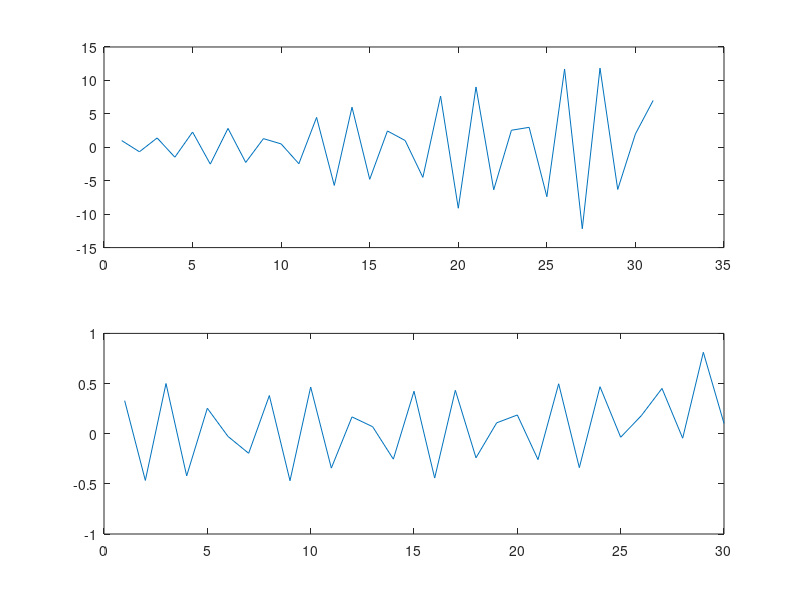

Here is the MATLAB script that generated this plot:
% Problem data
A = [-1 0.4 0.8; 1 0 0; 0 1 0]; nx = size(A,2);
B = [1; 0; 3]; nu = size(B,2);

x0 = [1;0;0];       % Initial state
xdes = [7;2;-6];    % Desired end state

N = 30;             % Horizon

% Define inputs to quadprog:
H = eye(nu*N);
f = zeros(nu*N,1);
Aeq = zeros(nx,nu*N);
for k = 1:N
    ind = N+1-k;
   Aeq(:,ind) = (A^(k-1))*B;
end

beq = xdes-(A^N)*x0;



...
    
% Solve QP. 
% Here the output from quadprog is corresponding to 'Batch approach 2 (reduced space)'. If you choose 'Batch approach 1 (full space)', 
% then you must extract the optimal inputs from the output from quadprog, and save in a variable U.
U = quadprog(H,[],[],[],Aeq,beq)

% Function that MAY be used if you use the reduced space approach.
function [Sx, Su] = genMPCprob(A,B,N)
% Generate reduced space matrices for MPC QP problem
% Inputs: 
%   A, B        System matrices in discrete time system: x+ = A x + B u
%   N           Control horizon length (degrees of freedom)
% 
% Outputs:
%   Sx          State predictions: 
%   Su              [x_1 x_2 ... x_N] = Sx*x_0 + Su*[u_0 u_1 ... u_N-1]

% 12/02/2018 Lars Imsland

% Define predictions:
% [x_1 x_2 ... x_N] = Sx*x_0 + Su*[u_0 u_1 ... u_N-1]

nx = size(A,2);
nu = size(B,2);

Sx = [eye(nx);A];
Su = zeros(N*nx,N*nu);
Su(1:nx,1:nu) = B;
for i = 2:N,
    Sx = [Sx;Sx((i-1)*nx+1:i*nx,:)*A];
    for j=1:i,
        Su((i-1)*nx+1:i*nx,(j-1)*nu+1:j*nu) = ...
            Sx((i-j)*nx+1:(i-j+1)*nx,1:nx)*B;
    end
end
Sx = Sx(nx+1:end,:); % remove first I
end

x = zeros(nx,N+1);
x(:,1) = x0;
for i = 2:N+1
    x(:,i) = A*x(:,i-1) + B*U(i-1)
end
figure(2)
subplot(2,1,1)
plot(x(1,:))
subplot(2,1,2)
plot(U)
